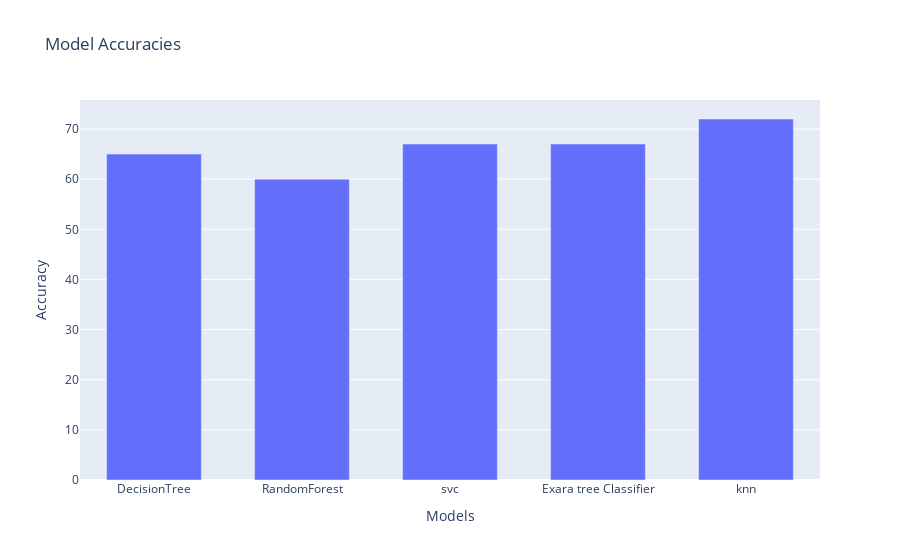

Notebook source saved alongside this figure:
### Code cell
import plotly.graph_objects as go

# Data for Models and their Accuracies

model_names = ['DecisionTree', 'RandomForest', 'svc', 'Exara tree Classifier','knn']
accuracies = [65,60,67,67,72]

# Create the bar chart
fig = go.Figure()
fig.add_trace(go.Bar(
    x=model_names,
    y=accuracies,
    name='Accuracy'
))

# Set the layout
fig.update_layout(
    title='Model Accuracies',
    xaxis_title='Models',
    yaxis_title='Accuracy',
    barmode='group',
    bargroupgap=0.2
)

# Show the plot
fig.show()

### Figure 1 — Plotly figure (JSON) as saved in the notebook; plotly's stock layout.template omitted (floating-point values rounded to 4 significant figures)
{"data": [{"name": "Accuracy", "type": "bar", "x": ["DecisionTree", "RandomForest", "svc", "Exara tree Classifier", "knn"], "y": [65, 60, 67, 67, 72]}], "layout": {"bargroupgap": 0.2, "barmode": "group", "title": {"text": "Model Accuracies"}, "xaxis": {"title": {"text": "Models"}}, "yaxis": {"title": {"text": "Accuracy"}}}}
